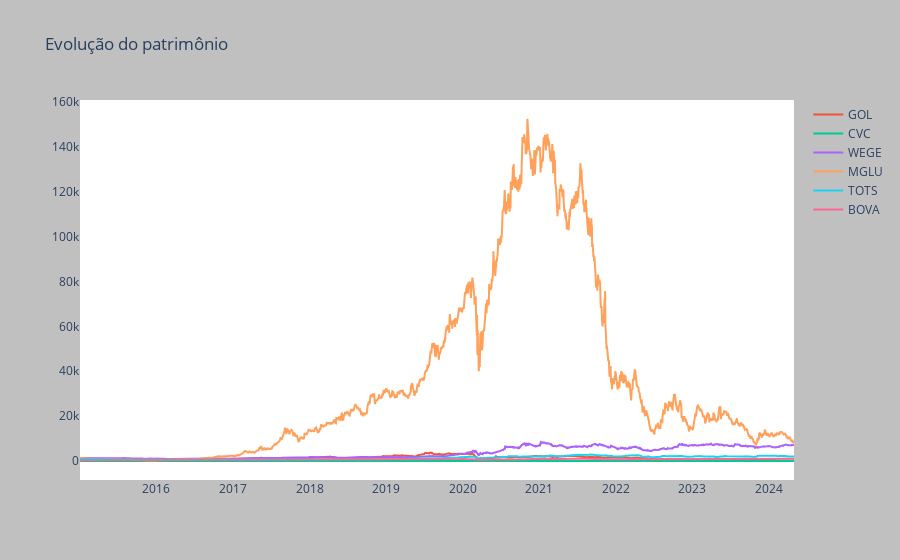

The cell this chart's notebook holds for it:
### Code cell
figura = px.line(title = 'Evolução do patrimônio')
for i in dataset.drop(columns = ['soma valor', 'taxa retorno']).columns:
    figura.add_scatter(x = datas, y = dataset[i], name = i)
# Definir a cor da área de plotagem
figura.update_layout(plot_bgcolor='white', paper_bgcolor='silver')

figura.show()

### Figure 1 — Plotly figure (JSON) as saved in the notebook; plotly's stock layout.template omitted (floating-point values rounded to 4 significant figures; data arrays with more than 128 entries replaced by an {"elided": "..."} marker saying what was removed)
{"data": [{"hovertemplate": "<extra></extra>", "legendgroup": "", "line": {"color": "#636efa", "dash": "solid"}, "marker": {"symbol": "circle"}, "mode": "lines", "name": "", "orientation": "v", "showlegend": false, "type": "scatter", "xaxis": "x", "yaxis": "y"}, {"name": "GOL", "type": "scatter", "x": {"elided": "2292 str values"}, "y": {"elided": "2292 float values"}}, {"name": "CVC", "type": "scatter", "x": {"elided": "2292 str values"}, "y": {"elided": "2292 float values"}}, {"name": "WEGE", "type": "scatter", "x": {"elided": "2292 str values"}, "y": {"elided": "2292 float values"}}, {"name": "MGLU", "type": "scatter", "x": {"elided": "2292 str values"}, "y": {"elided": "2292 float values"}}, {"name": "TOTS", "type": "scatter", "x": {"elided": "2292 str values"}, "y": {"elided": "2292 float values"}}, {"name": "BOVA", "type": "scatter", "x": {"elided": "2292 str values"}, "y": {"elided": "2292 float values"}}], "layout": {"legend": {"tracegroupgap": 0}, "paper_bgcolor": "silver", "plot_bgcolor": "white", "title": {"text": "Evolução do patrimônio"}, "xaxis": {"anchor": "y", "domain": [0, 1]}, "yaxis": {"anchor": "x", "domain": [0, 1]}}}
